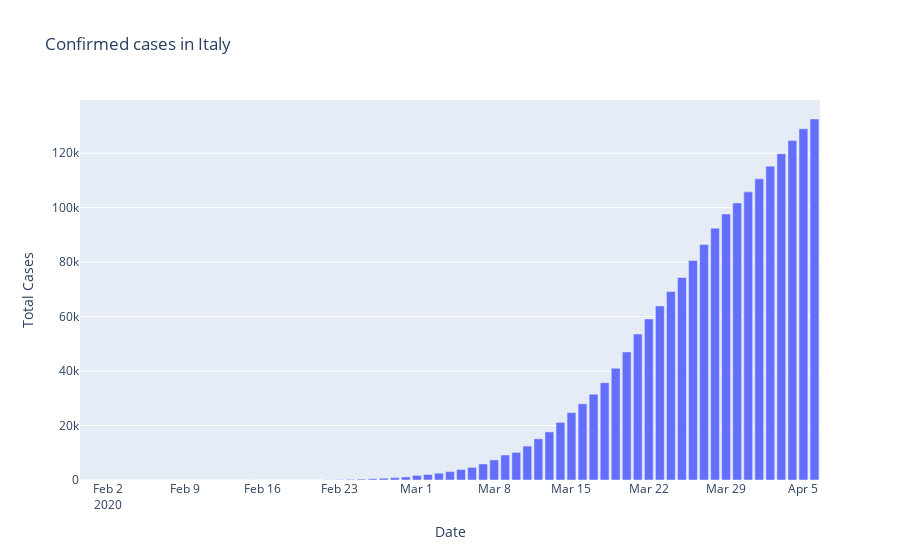

Notebook source saved alongside this figure:
### Code cell
fig=px.bar(dbd_Italy,x="Date",y="Total Cases",title='Confirmed cases in Italy',)
fig.show()

dbd_Italy.plot(kind='bar',x='Date',y='Total Cases')
plt.show()
